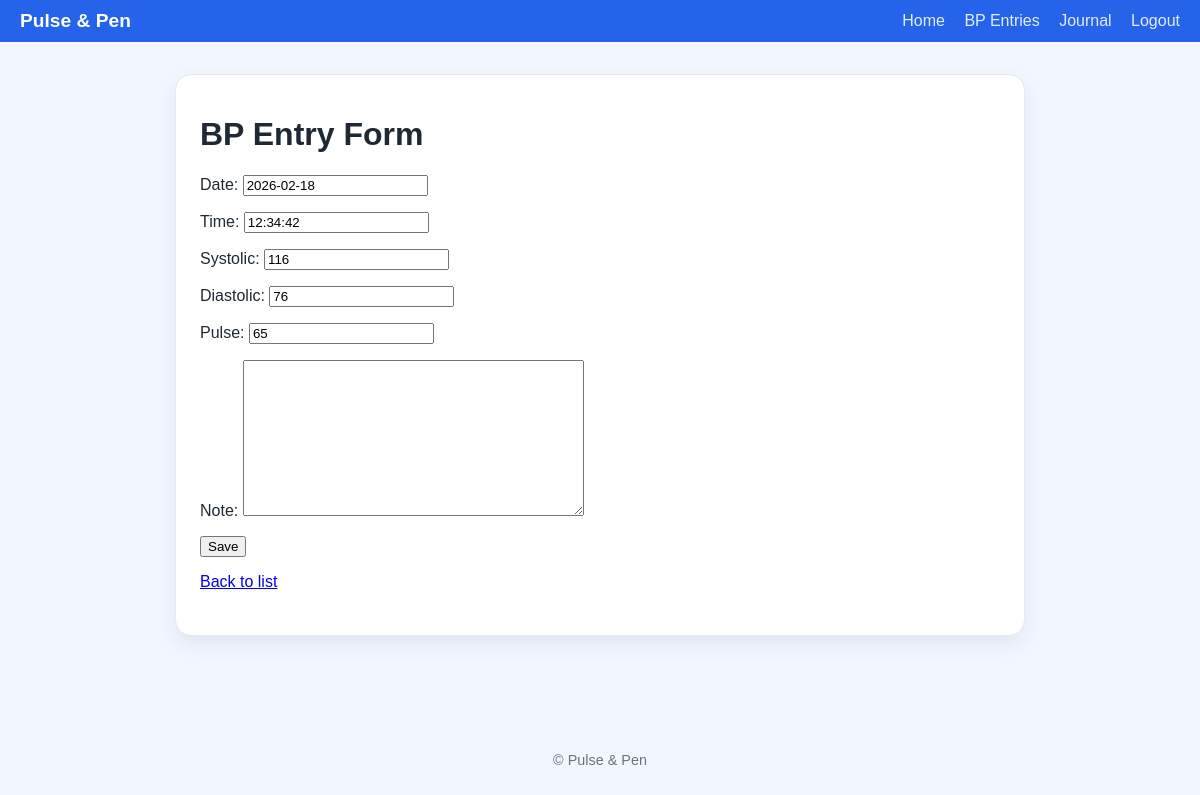
/bp/1/update/ (signed in), run on the app's committed database.
### heartline/models.py (models this page shows)
class BPEntry(models.Model):
    user = models.ForeignKey(User, on_delete=models.CASCADE)
    date = models.DateField()
    time = models.TimeField()
    systolic = models.IntegerField()
    diastolic = models.IntegerField()
    pulse = models.IntegerField()
    note = models.TextField(blank=True, null=True)

### heartline/views.py (the view)
# urls.py: path('bp/<int:pk>/update/', BPEntryUpdateView.as_view(), name='bpentry-update'),
class BPEntryUpdateView(LoginRequiredMixin, UpdateView):
    model = BPEntry
    fields = ('date', 'time', 'systolic', 'diastolic', 'pulse', 'note')
    template_name = 'heartline/bpentry_form.html'
    success_url = reverse_lazy('bpentry-list')
    login_url = 'login'
    def get_queryset(self):
        return BPEntry.objects.filter(user=self.request.user)

### heartline/templates/heartline/bpentry_form.html (shortened to what this page needs)
{% extends 'heartline/base.html' %}
{% block content %}
    <h1>BP Entry Form</h1>
    <form method="post">
        {{ form.as_p }}
        <button type="submit">Save</button>
    </form>
    <p>
        <a href="{% url 'bpentry-list' %}">Back to list</a>
    </p>
{% endblock %}

### heartline/static/heartline/css/style.css (style rules this page uses)
body { margin: 0; font-family: Arial, sans-serif; background-color: #f2f7ff; color: #1f2933; min-height: 100vh; display: flex; flex-direction: column; }

### data on the page
BPEntry: date "2026-02-18", time "12:34:42", systolic "116", diastolic "76", pulse "65"
